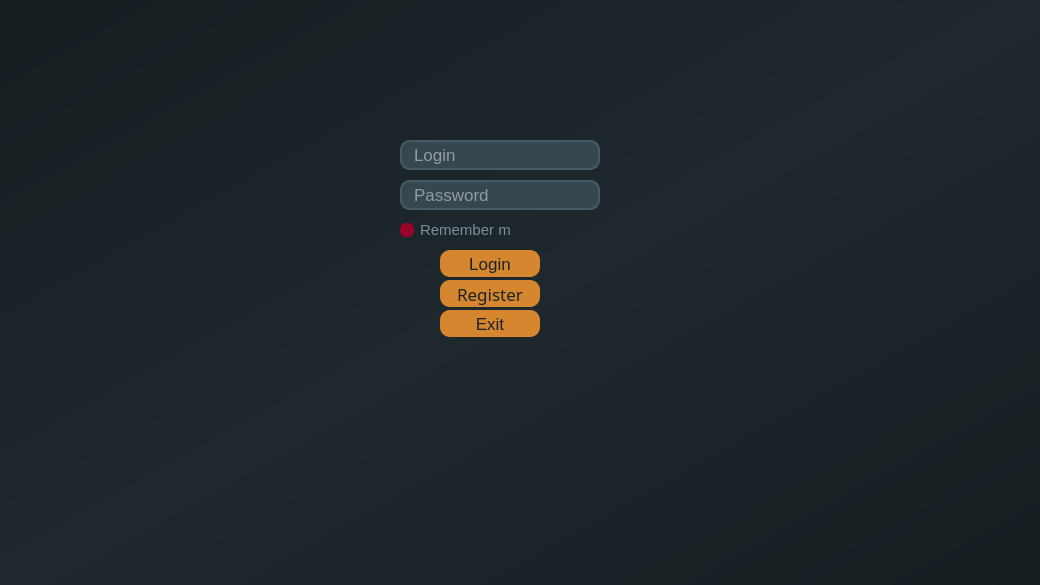
<?xml version="1.0" encoding="UTF-8"?>
<ui version="4.0">
 <class>MainWindow</class>
 <widget class="QMainWindow" name="MainWindow">
  <property name="windowModality">
   <enum>Qt::NonModal</enum>
  </property>
  <property name="geometry">
   <rect>
    <x>0</x>
    <y>0</y>
    <width>1040</width>
    <height>585</height>
   </rect>
  </property>
  <property name="sizePolicy">
   <sizepolicy hsizetype="Preferred" vsizetype="Preferred">
    <horstretch>0</horstretch>
    <verstretch>0</verstretch>
   </sizepolicy>
  </property>
  <property name="minimumSize">
   <size>
    <width>1040</width>
    <height>585</height>
   </size>
  </property>
  <property name="maximumSize">
   <size>
    <width>16777215</width>
    <height>16777215</height>
   </size>
  </property>
  <property name="windowTitle">
   <string>Train tickets</string>
  </property>
  <property name="windowIcon">
   <iconset resource="recources.qrc">
    <normaloff>:/recources/img/programicon.png</normaloff>:/recources/img/programicon.png</iconset>
  </property>
  <property name="styleSheet">
   <string notr="true"/>
  </property>
  <property name="iconSize">
   <size>
    <width>64</width>
    <height>64</height>
   </size>
  </property>
  <property name="toolButtonStyle">
   <enum>Qt::ToolButtonIconOnly</enum>
  </property>
  <widget class="QWidget" name="centralwidget">
   <property name="styleSheet">
    <string notr="true"/>
   </property>
   <layout class="QGridLayout" name="gridLayout_2">
    <property name="leftMargin">
     <number>0</number>
    </property>
    <property name="topMargin">
     <number>0</number>
    </property>
    <property name="rightMargin">
     <number>0</number>
    </property>
    <property name="bottomMargin">
     <number>0</number>
    </property>
    <property name="spacing">
     <number>0</number>
    </property>
    <item row="0" column="0">
     <widget class="QStackedWidget" name="stackedWidget">
      <property name="enabled">
       <bool>true</bool>
      </property>
      <property name="styleSheet">
       <string notr="true">background-color:#1e282d;</string>
      </property>
      <property name="currentIndex">
       <number>0</number>
      </property>
      <widget class="QWidget" name="LoginMenu">
       <property name="sizePolicy">
        <sizepolicy hsizetype="Expanding" vsizetype="Expanding">
         <horstretch>0</horstretch>
         <verstretch>0</verstretch>
        </sizepolicy>
       </property>
       <property name="maximumSize">
        <size>
         <width>16777215</width>
         <height>16777215</height>
        </size>
       </property>
       <property name="font">
        <font>
         <family>Calibri</family>
         <weight>75</weight>
         <bold>true</bold>
        </font>
       </property>
       <property name="styleSheet">
        <string notr="true">/*--------------------------------Backdround color--------------------------------*/
#LoginMenu{
background-color:qlineargradient(spread:pad, x1:0, y1:0, x2:1, y2:1, stop:0 rgba(23, 30, 34, 255), stop:0.5 rgba(30, 40, 45, 255), stop:1 rgba(23, 30, 34, 255));
}
/*--------------------------------Button--------------------------------*/

QPushButton{
	
	background-color: rgba(242, 150, 47, 220);
	
	border:none;
	border-radius:10px;

	color:#1b2327;
	font-family:  &quot;Calibri Bold&quot;;
	font-size: 17px;

}

QPushButton:hover:!pressed{
	background-color: #455A64;
color:#EEEEEE;

}

QPushButton:hover:pressed{
	background-color: #37474F;
color:#DDDDDD;
}


/*--------------------------------Check box--------------------------------*/
QCheckBox {
	color:#999999;
	font: italic 9pt &quot;Open Sans Light&quot;;
	border-radius:6px;
}

QCheckBox::indicator:checked {
    background: #198C49;
	border-radius:6px;
}

QCheckBox::indicator:unchecked {
    background:#990329;
	border-radius:6px;
}

QCheckBox::indicator:checked:hover {
  	border: 2px solid #198C49;
    background: #15733C;
	border-radius:6px;
}

QCheckBox::indicator:unchecked:hover {
	border: 2px solid #990329;
	background:#800322;
	border-radius:6px;
}

/*--------------------------------Line edit--------------------------------*/

QLineEdit{
	background-color:#37474F ;

	border-style: solid;
	border-width: 2px;
	border-color: #455A64;
	border-radius: 10px;

	color:#ECEFF1;
	font-family: &quot;Calibri&quot;;
	font-size: 17px;

	padding-left:10px;
	padding-right:10px;
}


QLineEdit:hover{
	background-color: #263238;
}

QLineEdit:focus{
	background-color: #1c2428;
}

/*--------------------------------Line edit--------------------------------*/

QCheckBox{
	color:#78909C;
	font-family: &quot;Calibri&quot;;
	font-size: 15px;
	background-color: none;

}

</string>
       </property>
       <widget class="QPushButton" name="ExitButton">
        <property name="enabled">
         <bool>true</bool>
        </property>
        <property name="geometry">
         <rect>
          <x>440</x>
          <y>310</y>
          <width>100</width>
          <height>27</height>
         </rect>
        </property>
        <property name="sizePolicy">
         <sizepolicy hsizetype="Fixed" vsizetype="Fixed">
          <horstretch>0</horstretch>
          <verstretch>0</verstretch>
         </sizepolicy>
        </property>
        <property name="minimumSize">
         <size>
          <width>0</width>
          <height>0</height>
         </size>
        </property>
        <property name="maximumSize">
         <size>
          <width>16777215</width>
          <height>16777215</height>
         </size>
        </property>
        <property name="styleSheet">
         <string notr="true"/>
        </property>
        <property name="text">
         <string>Exit</string>
        </property>
       </widget>
       <widget class="QPushButton" name="LogButton">
        <property name="geometry">
         <rect>
          <x>440</x>
          <y>250</y>
          <width>100</width>
          <height>27</height>
         </rect>
        </property>
        <property name="sizePolicy">
         <sizepolicy hsizetype="Fixed" vsizetype="Fixed">
          <horstretch>0</horstretch>
          <verstretch>0</verstretch>
         </sizepolicy>
        </property>
        <property name="minimumSize">
         <size>
          <width>0</width>
          <height>0</height>
         </size>
        </property>
        <property name="maximumSize">
         <size>
          <width>16777215</width>
          <height>16777215</height>
         </size>
        </property>
        <property name="tabletTracking">
         <bool>false</bool>
        </property>
        <property name="toolTip">
         <string/>
        </property>
        <property name="statusTip">
         <string/>
        </property>
        <property name="styleSheet">
         <string notr="true"/>
        </property>
        <property name="text">
         <string>Login</string>
        </property>
       </widget>
       <widget class="QPushButton" name="RegButton">
        <property name="geometry">
         <rect>
          <x>440</x>
          <y>280</y>
          <width>100</width>
          <height>27</height>
         </rect>
        </property>
        <property name="sizePolicy">
         <sizepolicy hsizetype="Fixed" vsizetype="Fixed">
          <horstretch>0</horstretch>
          <verstretch>0</verstretch>
         </sizepolicy>
        </property>
        <property name="minimumSize">
         <size>
          <width>0</width>
          <height>0</height>
         </size>
        </property>
        <property name="maximumSize">
         <size>
          <width>16777215</width>
          <height>16777215</height>
         </size>
        </property>
        <property name="baseSize">
         <size>
          <width>0</width>
          <height>0</height>
         </size>
        </property>
        <property name="font">
         <font>
          <family>Calibri Bold</family>
          <pointsize>-1</pointsize>
          <weight>50</weight>
          <italic>false</italic>
          <bold>false</bold>
         </font>
        </property>
        <property name="contextMenuPolicy">
         <enum>Qt::DefaultContextMenu</enum>
        </property>
        <property name="styleSheet">
         <string notr="true"/>
        </property>
        <property name="text">
         <string>Register</string>
        </property>
       </widget>
       <widget class="QLineEdit" name="PassLineEdit">
        <property name="geometry">
         <rect>
          <x>400</x>
          <y>180</y>
          <width>200</width>
          <height>30</height>
         </rect>
        </property>
        <property name="sizePolicy">
         <sizepolicy hsizetype="Fixed" vsizetype="Fixed">
          <horstretch>0</horstretch>
          <verstretch>0</verstretch>
         </sizepolicy>
        </property>
        <property name="minimumSize">
         <size>
          <width>0</width>
          <height>0</height>
         </size>
        </property>
        <property name="maximumSize">
         <size>
          <width>16777215</width>
          <height>16777215</height>
         </size>
        </property>
        <property name="maxLength">
         <number>50</number>
        </property>
        <property name="echoMode">
         <enum>QLineEdit::Password</enum>
        </property>
        <property name="placeholderText">
         <string>Password</string>
        </property>
       </widget>
       <widget class="QLineEdit" name="LoginLineEdit">
        <property name="geometry">
         <rect>
          <x>400</x>
          <y>140</y>
          <width>200</width>
          <height>30</height>
         </rect>
        </property>
        <property name="sizePolicy">
         <sizepolicy hsizetype="Fixed" vsizetype="Fixed">
          <horstretch>0</horstretch>
          <verstretch>0</verstretch>
         </sizepolicy>
        </property>
        <property name="minimumSize">
         <size>
          <width>0</width>
          <height>0</height>
         </size>
        </property>
        <property name="maximumSize">
         <size>
          <width>16777215</width>
          <height>16777215</height>
         </size>
        </property>
        <property name="toolTip">
         <string/>
        </property>
        <property name="statusTip">
         <string extracomment="ewrwer"/>
        </property>
        <property name="whatsThis">
         <string/>
        </property>
        <property name="accessibleName">
         <string/>
        </property>
        <property name="accessibleDescription">
         <string/>
        </property>
        <property name="layoutDirection">
         <enum>Qt::LeftToRight</enum>
        </property>
        <property name="inputMethodHints">
         <set>Qt::ImhNone</set>
        </property>
        <property name="inputMask">
         <string/>
        </property>
        <property name="text">
         <string/>
        </property>
        <property name="maxLength">
         <number>50</number>
        </property>
        <property name="frame">
         <bool>true</bool>
        </property>
        <property name="dragEnabled">
         <bool>false</bool>
        </property>
        <property name="placeholderText">
         <string>Login</string>
        </property>
       </widget>
       <widget class="QCheckBox" name="RemMeCheckBox">
        <property name="geometry">
         <rect>
          <x>400</x>
          <y>220</y>
          <width>110</width>
          <height>20</height>
         </rect>
        </property>
        <property name="sizePolicy">
         <sizepolicy hsizetype="Fixed" vsizetype="Fixed">
          <horstretch>0</horstretch>
          <verstretch>0</verstretch>
         </sizepolicy>
        </property>
        <property name="text">
         <string>Remember me</string>
        </property>
       </widget>
      </widget>
      <widget class="QWidget" name="RegMenu">
       <property name="sizePolicy">
        <sizepolicy hsizetype="Expanding" vsizetype="Expanding">
         <horstretch>0</horstretch>
         <verstretch>0</verstretch>
        </sizepolicy>
       </property>
       <property name="styleSheet">
        <string notr="true">/*--------------------------------Backdround color--------------------------------*/
#RegMenu{
background-color:qlineargradient(spread:pad, x1:0, y1:0, x2:1, y2:1, stop:0 rgba(23, 30, 34, 255), stop:0.5 rgba(30, 40, 45, 255), stop:1 rgba(23, 30, 34, 255))
}
/*--------------------------------Button--------------------------------*/

QPushButton{
	
	background-color: rgba(242, 150, 47, 220);
	

	border-radius:10px;

	color:#1b2327;
	font-family:  &quot;Calibri Bold&quot;;
	font-size: 17px;

}

QPushButton:hover:!pressed{
	background-color: #455A64;
color:#EEEEEE;

}

QPushButton:hover:pressed{
	background-color: #37474F;
color:#DDDDDD;
}
QPushButton#RegGoBackButton{

	border-radius:18px;
}
/*--------------------------------Check box--------------------------------*/
QCheckBox {
	color:#999999;
	font: italic 9pt &quot;Open Sans Light&quot;;
	border-radius:6px;
}

QCheckBox::indicator:checked {
    background: #198C49;
	border-radius:6px;
}

QCheckBox::indicator:unchecked {
    background:#990329;
	border-radius:6px;
}

QCheckBox::indicator:checked:hover {
  	border: 2px solid #198C49;
    background: #15733C;
	border-radius:6px;
}

QCheckBox::indicator:unchecked:hover {
	border: 2px solid #990329;
	background:#800322;
	border-radius:6px;
}

/*--------------------------------Line edit--------------------------------*/

QLineEdit{
	background-color:#37474F ;

	border-style: solid;
	border-width: 2px;
	border-color: #455A64;
	border-radius: 10px;

	color:#ECEFF1;
	font-family: &quot;Calibri&quot;;
	font-size: 17px;

	padding-left:10px;
	padding-right:10px;
}


QLineEdit:hover{
	background-color: #263238;
}

QLineEdit:focus{
	background-color: #1c2428;
}


</string>
       </property>
       <widget class="QLineEdit" name="RegLogLineEdit">
        <property name="geometry">
         <rect>
          <x>433</x>
          <y>302</y>
          <width>200</width>
          <height>27</height>
         </rect>
        </property>
        <property name="sizePolicy">
         <sizepolicy hsizetype="Expanding" vsizetype="Expanding">
          <horstretch>0</horstretch>
          <verstretch>0</verstretch>
         </sizepolicy>
        </property>
        <property name="minimumSize">
         <size>
          <width>200</width>
          <height>27</height>
         </size>
        </property>
        <property name="maximumSize">
         <size>
          <width>500</width>
          <height>55</height>
         </size>
        </property>
        <property name="maxLength">
         <number>50</number>
        </property>
        <property name="echoMode">
         <enum>QLineEdit::Normal</enum>
        </property>
        <property name="placeholderText">
         <string>Login</string>
        </property>
       </widget>
       <widget class="QLineEdit" name="RegPassLineEdit">
        <property name="geometry">
         <rect>
          <x>433</x>
          <y>356</y>
          <width>200</width>
          <height>27</height>
         </rect>
        </property>
        <property name="sizePolicy">
         <sizepolicy hsizetype="Expanding" vsizetype="Expanding">
          <horstretch>0</horstretch>
          <verstretch>0</verstretch>
         </sizepolicy>
        </property>
        <property name="minimumSize">
         <size>
          <width>200</width>
          <height>27</height>
         </size>
        </property>
        <property name="maximumSize">
         <size>
          <width>500</width>
          <height>55</height>
         </size>
        </property>
        <property name="maxLength">
         <number>50</number>
        </property>
        <property name="echoMode">
         <enum>QLineEdit::Password</enum>
        </property>
        <property name="placeholderText">
         <string>Password</string>
        </property>
       </widget>
       <widget class="QLineEdit" name="RegConfLineEdit">
        <property name="geometry">
         <rect>
          <x>433</x>
          <y>410</y>
          <width>200</width>
          <height>27</height>
         </rect>
        </property>
        <property name="sizePolicy">
         <sizepolicy hsizetype="Expanding" vsizetype="Expanding">
          <horstretch>0</horstretch>
          <verstretch>0</verstretch>
         </sizepolicy>
        </property>
        <property name="minimumSize">
         <size>
          <width>200</width>
          <height>27</height>
         </size>
        </property>
        <property name="maximumSize">
         <size>
          <width>500</width>
          <height>55</height>
         </size>
        </property>
        <property name="maxLength">
         <number>50</number>
        </property>
        <property name="echoMode">
         <enum>QLineEdit::Password</enum>
        </property>
        <property name="placeholderText">
         <string>Confirm password</string>
        </property>
       </widget>
       <widget class="QPushButton" name="RegRegButton">
        <property name="geometry">
         <rect>
          <x>433</x>
          <y>464</y>
          <width>71</width>
          <height>25</height>
         </rect>
        </property>
        <property name="sizePolicy">
         <sizepolicy hsizetype="Expanding" vsizetype="Expanding">
          <horstretch>0</horstretch>
          <verstretch>0</verstretch>
         </sizepolicy>
        </property>
        <property name="minimumSize">
         <size>
          <width>50</width>
          <height>25</height>
         </size>
        </property>
        <property name="maximumSize">
         <size>
          <width>300</width>
          <height>55</height>
         </size>
        </property>
        <property name="text">
         <string>Register</string>
        </property>
       </widget>
       <widget class="QPushButton" name="RegGoBackButton">
        <property name="geometry">
         <rect>
          <x>40</x>
          <y>40</y>
          <width>36</width>
          <height>36</height>
         </rect>
        </property>
        <property name="sizePolicy">
         <sizepolicy hsizetype="Fixed" vsizetype="Fixed">
          <horstretch>0</horstretch>
          <verstretch>0</verstretch>
         </sizepolicy>
        </property>
        <property name="minimumSize">
         <size>
          <width>0</width>
          <height>0</height>
         </size>
        </property>
        <property name="maximumSize">
         <size>
          <width>16777215</width>
          <height>16777215</height>
         </size>
        </property>
        <property name="text">
         <string>←</string>
        </property>
       </widget>
      </widget>
     </widget>
    </item>
   </layout>
  </widget>
 </widget>
 <tabstops>
  <tabstop>LoginLineEdit</tabstop>
  <tabstop>PassLineEdit</tabstop>
  <tabstop>RemMeCheckBox</tabstop>
  <tabstop>LogButton</tabstop>
  <tabstop>RegButton</tabstop>
  <tabstop>ExitButton</tabstop>
  <tabstop>RegLogLineEdit</tabstop>
  <tabstop>RegPassLineEdit</tabstop>
  <tabstop>RegConfLineEdit</tabstop>
  <tabstop>RegRegButton</tabstop>
  <tabstop>RegGoBackButton</tabstop>
 </tabstops>
 <resources>
  <include location="recources.qrc"/>
 </resources>
 <connections/>
</ui>
